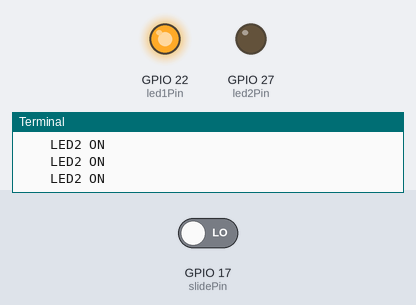
Simulated run of this program. Board: Raspberry Pi (BCM pin numbers). Parts: output pins drawn as LEDs (lit = HIGH), the last lines printed to the terminal. The test bench sets the inputs (shaded band); at power-on: GPIO 17 (slidePin) LOW.

Above: at 1.2 s.
1.3 s: GPIO 17 (slidePin) driven HIGH
At 2.7 s:
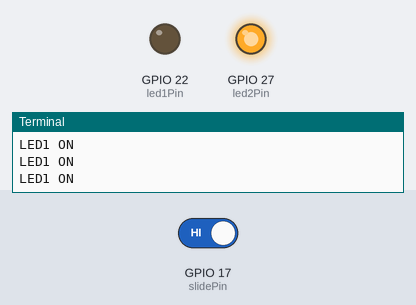
3.0 s: GPIO 17 (slidePin) driven LOW
At 3.9 s:
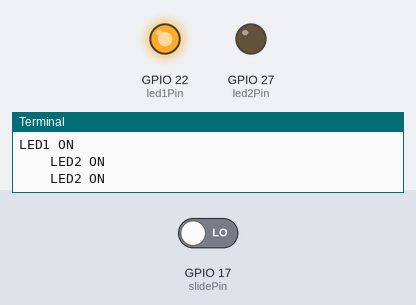
Timing chart, 0 to 6.0 s (numbered marks = the images above; inputs shaded):
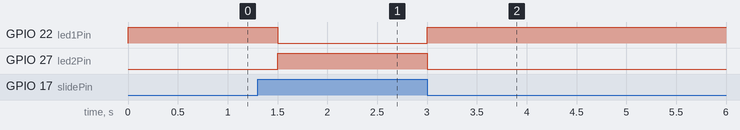

Measured:
- after the input at 1.3 s, GPIO 22 (led1Pin): HIGH → LOW after 0.20 s; GPIO 27 (led2Pin): LOW → HIGH after 0.20 s
- after the input at 3.0 s, GPIO 22 (led1Pin): LOW → HIGH at once; GPIO 27 (led2Pin): HIGH → LOW at once

The program:

2.1.2_Slider.py
```python
#!/usr/bin/env python3

import RPi.GPIO as GPIO
import time

# Set #17 as slide switch pin, #22 as led1 pin, #27 as led2 pin
slidePin = 17
led1Pin = 22
led2Pin = 27

# Define a setup function for some setup
def setup():
	# Set the GPIO modes to BCM Numbering
	GPIO.setmode(GPIO.BCM)
	# Set slidePin input
	# Set ledPin output,
	# and initial level to High(3.3v)
	GPIO.setup(slidePin, GPIO.IN)
	GPIO.setup(led1Pin, GPIO.OUT, initial=GPIO.HIGH)
	GPIO.setup(led2Pin, GPIO.OUT, initial=GPIO.HIGH)

# Define a main function for main process
def main():
	while True:
		# slide switch high, led1 on
		if GPIO.input(slidePin) == 1:
			print ('LED1 ON')
			GPIO.output(led1Pin, GPIO.LOW)
			GPIO.output(led2Pin, GPIO.HIGH)

		# slide switch low, led2 on
		if GPIO.input(slidePin) == 0:
			print ('    LED2 ON')
			GPIO.output(led2Pin, GPIO.LOW)
			GPIO.output(led1Pin, GPIO.HIGH)

		time.sleep(0.5)
# Define a destroy function for clean up everything after
# the script finished
def destroy():
	# Turn off LED
	GPIO.output(led1Pin, GPIO.HIGH)
	GPIO.output(led2Pin, GPIO.HIGH)
	# Release resource
	GPIO.cleanup()

# If run this script directly, do:
if __name__ == '__main__':
	setup()
	try:
		main()
	# When 'Ctrl+C' is pressed, the program
	# destroy() will be  executed.
	except KeyboardInterrupt:
		destroy()
```
